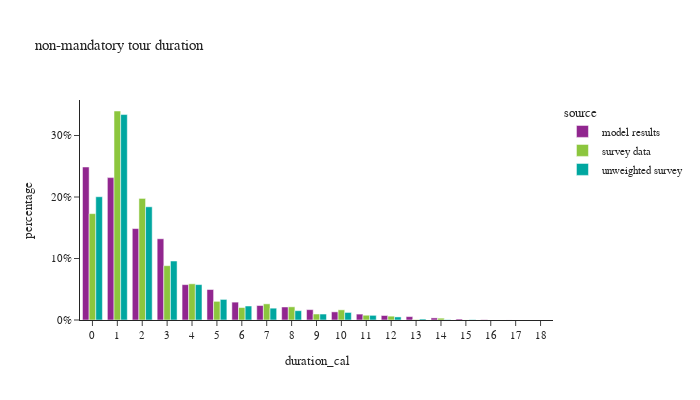

Here is the notebook cell this chart was saved with:
### Markdown cell above
## non-mantatory tour duration

### Code cell
non_m_tour_data['duration_cal'] = non_m_tour_data['end'] - non_m_tour_data['start']

df_plot = non_m_tour_data.groupby(['source','duration_cal'])[['tour_weight']].sum().reset_index()
df_plot['percentage'] = df_plot.groupby(['source'], group_keys=False)['tour_weight']. \
    apply(lambda x: x / float(x.sum()))

fig = px.bar(df_plot, x="duration_cal", y="percentage", color="source",barmode="group",
             title="non-mandatory tour duration")
fig.for_each_annotation(lambda a: a.update(text = a.text.split("=")[-1]))
fig.update_layout(height=400, width=700, yaxis=dict(tickformat=".0%"), xaxis=dict(dtick="1"))
fig.show()

### Figure 1 — Plotly figure (JSON) as saved in the notebook; plotly's stock layout.template omitted (floating-point values rounded to 4 significant figures)
{"data": [{"alignmentgroup": "True", "hovertemplate": "source=model results<br>duration_cal=%{x}<br>percentage=%{y}<extra></extra>", "legendgroup": "model results", "marker": {"color": "#91268F", "pattern": {"shape": ""}}, "name": "model results", "offsetgroup": "model results", "orientation": "v", "showlegend": true, "textposition": "auto", "type": "bar", "x": [0.0, 1.0, 2.0, 3.0, 4.0, 5.0, 6.0, 7.0, 8.0, 9.0, 10.0, 11.0, 12.0, 13.0, 14.0, 15.0, 16.0, 17.0, 18.0], "xaxis": "x", "y": [0.2488, 0.2315, 0.1487, 0.1321, 0.0575, 0.04955, 0.02906, 0.02353, 0.02116, 0.01686, 0.01322, 0.009618, 0.007314, 0.005525, 0.003407, 0.001659, 0.000508, 5.991e-05, 2.179e-06], "yaxis": "y"}, {"alignmentgroup": "True", "hovertemplate": "source=survey data<br>duration_cal=%{x}<br>percentage=%{y}<extra></extra>", "legendgroup": "survey data", "marker": {"color": "#8CC63E", "pattern": {"shape": ""}}, "name": "survey data", "offsetgroup": "survey data", "orientation": "v", "showlegend": true, "textposition": "auto", "type": "bar", "x": [0.0, 1.0, 2.0, 3.0, 4.0, 5.0, 6.0, 7.0, 8.0, 9.0, 10.0, 11.0, 12.0, 13.0, 14.0, 15.0], "xaxis": "x", "y": [0.1729, 0.3398, 0.1977, 0.0883, 0.05886, 0.03034, 0.02025, 0.02628, 0.02142, 0.009726, 0.01653, 0.007749, 0.006223, 0.0007663, 0.002985, 0.0001025], "yaxis": "y"}, {"alignmentgroup": "True", "hovertemplate": "source=unweighted survey<br>duration_cal=%{x}<br>percentage=%{y}<extra></extra>", "legendgroup": "unweighted survey", "marker": {"color": "#00A7A0", "pattern": {"shape": ""}}, "name": "unweighted survey", "offsetgroup": "unweighted survey", "orientation": "v", "showlegend": true, "textposition": "auto", "type": "bar", "x": [0.0, 1.0, 2.0, 3.0, 4.0, 5.0, 6.0, 7.0, 8.0, 9.0, 10.0, 11.0, 12.0, 13.0, 14.0, 15.0], "xaxis": "x", "y": [0.2004, 0.334, 0.1841, 0.09589, 0.05757, 0.03348, 0.02272, 0.01924, 0.01515, 0.009696, 0.01227, 0.007575, 0.004999, 0.001666, 0.000606, 0.000606], "yaxis": "y"}], "layout": {"barmode": "group", "height": 400, "legend": {"title": {"text": "source"}, "tracegroupgap": 0}, "title": {"text": "non-mandatory tour duration"}, "width": 700, "xaxis": {"anchor": "y", "domain": [0.0, 1.0], "dtick": "1", "title": {"text": "duration_cal"}}, "yaxis": {"anchor": "x", "domain": [0.0, 1.0], "tickformat": ".0%", "title": {"text": "percentage"}}}}
